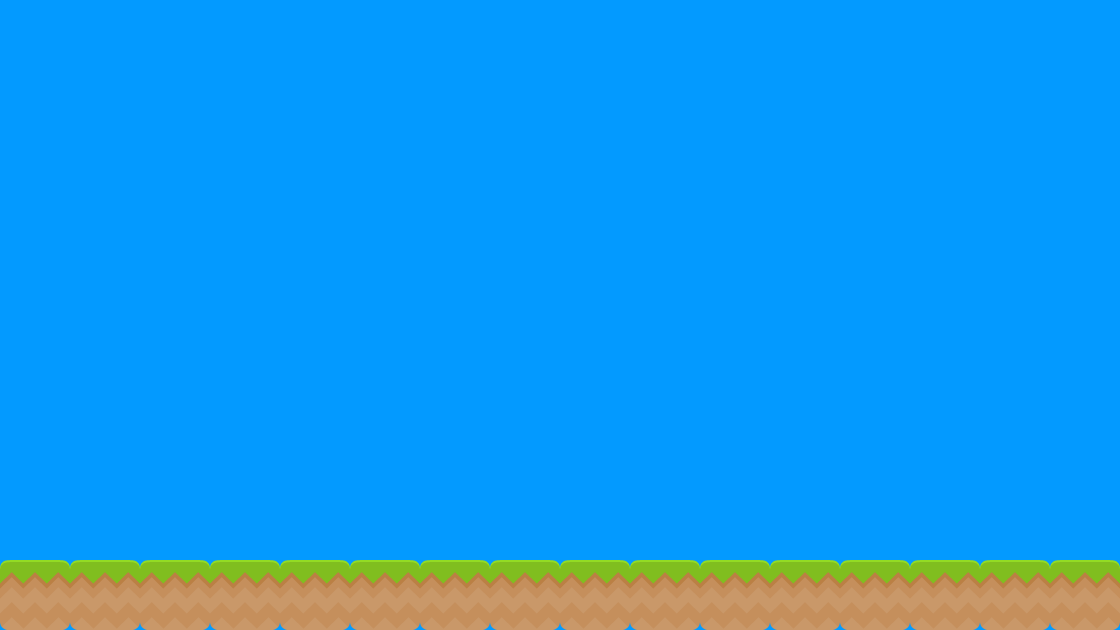

Tiled map render using the project's own tile images. Description and the map definition, with tile-layer contents summarised, below:
An orthogonal 16x9 tile map with 70x70 px tiles, 1 tile layer (Background).

<map version="1.0" orientation="orthogonal" renderorder="right-down" width="16" height="9" tilewidth="70" tileheight="70" backgroundcolor="#039aff">
 <tileset firstgid="1" name="background-tiles" tilewidth="70" tileheight="70">
  <image source="../img/background-tiles.png" width="910" height="910" />
 </tileset>
 <layer name="Background" width="16" height="9">
  <data>[144 cells, 19 non-empty, 2 distinct tile ids]</data>
 </layer>
</map>
